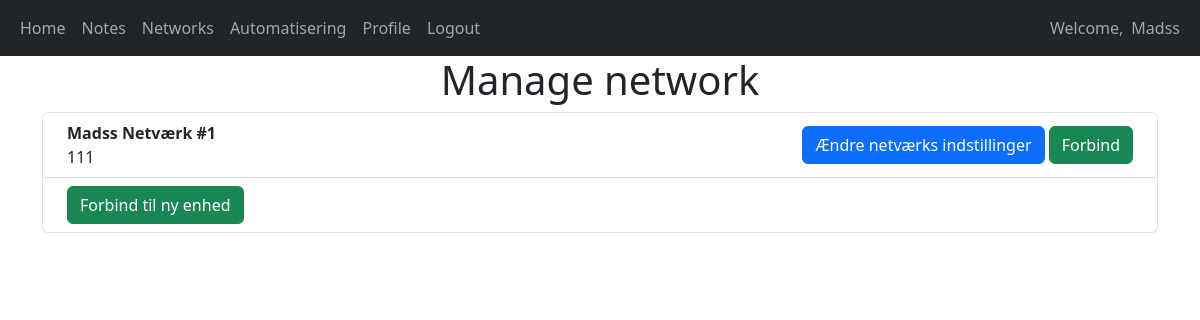
The page /networks (signed in) on the database its author committed.
### website/models.py (models this page shows)
class User(db.Model, UserMixin):
    id = db.Column(db.Integer, primary_key=True)
    username = db.Column(db.String(150), unique=True)
    password = db.Column(db.String(150))
    notes = db.relationship('Note')
    networks = db.relationship('Networks')
    routers = db.relationship('Routers')

class Networks(db.Model):
    id = db.Column(db.Integer, primary_key=True)
    network_id = db.Column(db.Integer)
    network_name = db.Column(db.String(100))
    host = db.Column(db.String(100))
    username = db.Column(db.String(100))
    password = db.Column(db.String(100))
    user_id = db.Column(db.Integer, db.ForeignKey('user.id'))
    routers = db.relationship('Routers')

### website/views.py (the view, shortened to what this page needs)
@views.route('/networks', methods=['GET', 'POST'])
@login_required
def networks():
    return render_template('networks.html', user=current_user)

### website/__init__.py (called while the page is built)
def create_app():
    app = Flask(__name__)
    app.config['SECRET_KEY'] = 'secretkey'
    app.config['SQLALCHEMY_DATABASE_URI'] = f'sqlite:///{DB_NAME}'
    db.init_app(app)
    app.config["SESSION_PERMANENT"] = False
    app.config["SESSION_TYPE"] = "filesystem"
    Session(app)
    from .views import views
    from .auth import auth
    from .network_managing import network
    app.register_blueprint(views, url_prefix='/')
    app.register_blueprint(auth, url_prefix='/')
    app.register_blueprint(network, url_prefix='/networks')
    from .models import User, Note, Networks
    with app.app_context():
        db.create_all()
    login_manager = LoginManager()
    login_manager.login_view = 'auth.login'
    login_manager.init_app(app)
    @login_manager.user_loader
    def load_user(id):
        return User.query.get(int(id))
    return app

### website/templates/networks.html (shortened to what this page needs)
{% extends "base.html" %}
{% block content %}
<h1 align="center">Manage network</h1>
<ul class="list-group" id="networks">
    {% for networks in user.networks %}
    <li class="list-group-item d-flex justify-content-between align-items-center">
        <div class="ms-2 me-auto">
            <div class="fw-bold">{{ networks.network_name }}</div>
            {{ networks.host }}
        </div>
        <form action="" method="POST" class="pe-2">
            <button type="submit" class="btn btn-primary align-center" name="change_button"
                value="{{ networks.network_id}}">Ændre netværks indstillinger</button>
            <button type="submit" class="btn btn-success align-center" name="connect_button"
                value="{{ networks.network_id}}">Forbind</button>
        </form>
    </li>
    {% endfor %}
    <li class="list-group-item d-flex justify-content-between align-items-center">
        <form action="" method="POST">
            <div class="ms-2 me-auto">
                <button type="submit" class="btn btn-success align-center" name="create_network_button"
                    value="create_network_button">Forbind til ny enhed</button>
            </div>
        </form>
    </li>
</ul>
{% endblock %}

### website/templates/base.html (shortened to what this page needs)
<!DOCTYPE html>
<html>
    <head>
        <link href="https://cdn.jsdelivr.net/npm/bootstrap@5.3.3/dist/css/bootstrap.min.css" rel="stylesheet">
        <link rel="stylesheet" href="https://cdnjs.cloudflare.com/ajax/libs/font-awesome/4.7.0/css/font-awesome.min.css">
        <link rel="stylesheet" href="{{ url_for('static', filename='styles.css') }}">
    </head>
    <body>
        <nav class="navbar navbar-expand-lg navbar-dark bg-dark">
            <div class="container-fluid">
                <div class="collapse navbar-collapse" id="navbar">
                    <div class="navbar-nav">
                        {% if user.is_authenticated %}
                        <a href="{{ url_for('views.home') }}" class="nav-item nav-link" id="home">Home</a>
                        <a href="{{ url_for('views.notes') }}" class="nav-item nav-link" id="notes">Notes</a>
                        <a href="{{ url_for('views.networks') }}" class="nav-item nav-link" id="networks">Networks</a>
                        <a href="{{ url_for('views.home') }}" class="nav-item nav-link" id="home">Automatisering</a>
                        <a href="{{ url_for('views.home') }}" class="nav-item nav-link" id="home">Profile</a>
                        <a href="{{ url_for('auth.logout') }}" class="nav-item nav-link" id="logout">Logout</a>
                        {% else %}
                        <a href="{{ url_for('auth.login') }}" class="nav-item nav-link" id="login">Login</a>
                        <a href="{{ url_for('auth.register') }}" class="nav-item nav-link" id="register">Register</a>
                        {% endif %}
                    </div>
                </div>
            </div>
            <div>
                <div class="container-fluid">
                    <div class="collapse navbar-collapse" id="navbar">
                        <div class="navbar-nav">
                            {% if user.is_authenticated %}
                            <a class="nav-link welcome" aria-disabled="true">Welcome,</a>
                                <a href="{{ url_for('views.home') }}" class="nav-item nav-link ps-0" id="name">{{ user.username }}</a>
                            {% endif %}
                        </div>
                    </div>
                </div>
            </div>
        </nav>
        <div class="container">
            {% block content %}
            {% endblock %}
        </div>
    </body>
</html>

### website/static/styles.css (style rules this page uses)
.nav-link { color: rgb(165, 165, 165); }

### rows shown on the page
User: username "Madss"
Networks: network_name "Madss Netværk #1", host "111", {{ networks.network_id }} 1 (drawn)
